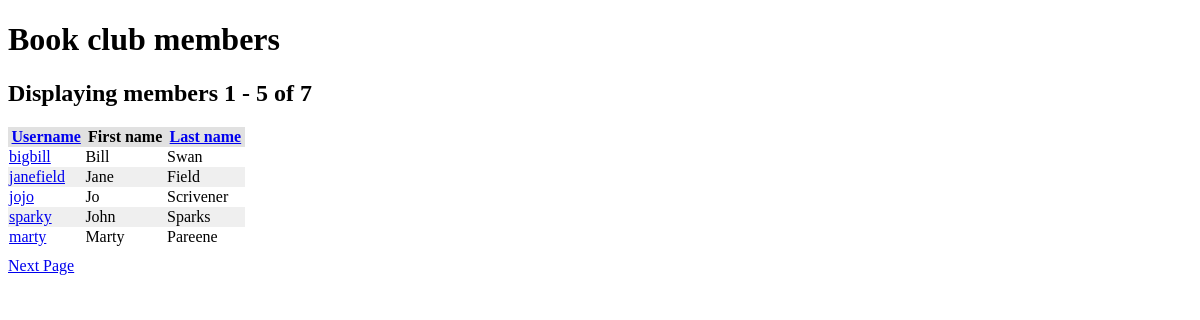
Page /view_members.php?order=first_name on the committed database.
### tables this page shows
CREATE TABLE members (
 id SMALLINT UNSIGNED NOT NULL AUTO_INCREMENT,
 username VARCHAR(30) BINARY NOT NULL UNIQUE,
 password CHAR(41) NOT NULL,
 first_name VARCHAR(30) NOT NULL,
 last_name VARCHAR(30) NOT NULL,
 join_date DATE NOT NULL,
 gender ENUM( 'm', 'f' ) NOT NULL,
 favorite_genre ENUM( 'crime', 'horror', 'thriller', 'romance', 'sciFi', 
'adventure', 'nonFiction' ) NOT NULL,
 email_address VARCHAR(50) NOT NULL UNIQUE,
 other_interests TEXT NOT NULL,
 PRIMARY KEY (id)
);

### Member.class.php (called while the page is built, shortened)
<?php
require_once('DataObject.class.php');
class Member extends DataObject {
    public static function getMembers( $start_row, $num_rows, $order ) {
        $conn = parent::connect();
        $sql = "SELECT SQL_CALC_FOUND_ROWS * FROM " . TB_MEMBERS . " ORDER BY $order LIMIT :start_row, :num_rows";
        try {
            $statement = $conn->prepare( $sql );
            $statement->bindValue( ':start_row', $start_row, PDO::PARAM_INT );
            $statement->bindValue( ':num_rows', $num_rows, PDO::PARAM_INT );
            $statement->execute();
            $members = array();
            foreach( $statement->fetchAll() as $row ) {
                $members[] = new Member( $row );
            }
            $statement = $conn->query( 'SELECT found_rows() AS totalRows' );
            $row = $statement->fetch();
            return array( $members, $row['totalRows'] );
        } catch ( PDOException $e ) {
            parent::disconnect( $conn );
            die( 'Query failed: ' . $e->getMessage() );
        }
    }
}

### DataObject.class.php (called while the page is built, shortened)
<?php
abstract class DataObject {
    protected $data = array();
    public function __construct( $data ) {
        foreach( $data as $key => $val )
            if( array_key_exists( $key, $this->data ) ) $this->data[$key] = $val;
    }
    public function getValue( $field ) {
        if( array_key_exists( $field, $this->data ) )
            return $this->data[ $field ];
        else
            die( 'Field not found' );
    }
    public function getValueEncoded( $field ) {
        return htmlspecialchars( $this->getValue( $field ) );
    }
}

### view_members.php (the view, shortened to what this page needs)
<?php
require_once( 'common.inc.php' );
require_once( 'Member.class.php' );
$start = isset( $_GET['start'] ) ? (int)$_GET['start'] : 0;
$order = isset( $_GET['order'] ) ? preg_replace( '/[^_a-zA-z]/', '', $_GET['order'] ) : 'username';
list( $members, $total_rows ) = Member::getMembers( $start, ROW_OF_MEMBERS, $order );
?>
<h2>Displaying members <?php echo $start + 1 ?> - <?php echo min( $start + ROW_OF_MEMBERS, $total_rows) ?> of <?php echo $total_rows ?> </h2>
<table>
    <thead>
        <tr>
            <th>
                <?php if( $order == 'username' ) : ?>
                    Username
                <?php else : ?>
                    <a href="view_members.php?order=username" >Username</a>
                <?php endif; ?>
            </th>
            <th>
                <?php if( $order == 'first_name' ) : ?>
                    First name
                <?php else : ?>
                    <a href="view_members.php?order=first_name" >First name</a>
                <?php endif; ?>
            </th>
            <th>
                <?php if( $order == 'last_name' ) : ?>
                    Last name
                <?php else : ?>
                    <a href="view_members.php?order=last_name" >Last name</a>
                <?php endif; ?>
            </th>
        </tr>
    </thead>
    <tbody>
        <?php foreach( $members as $member ) : ?>
            <tr>
                <td>
                    <a href="view_member.php?member_id=<?php echo $member->getValueEncoded("id") ?>"><?php echo $member->getValueEncoded("username") ?></a>
                </td>
                <td><?php echo $member->getValueEncoded("first_name") ?></td>
                <td><?php echo $member->getValueEncoded("last_name") ?></td>
            </tr>
        <?php endforeach; ?>
    </tbody>
</table>
<div class="table-nav">
    <?php if( $start + ROW_OF_MEMBERS < $total_rows ) : ?>
        <a href="view_members.php?start=<?php echo min($start + ROW_OF_MEMBERS, $total_rows) . '&amp;order=' . $order ?>">Next Page</a>
    <?php endif; ?>
</div>

### common.css (style rules this page uses)
table { border-collapse: collapse; width: 20%; }
table thead { background-color: #e1e1e1; }
table tr:nth-child(even) { background-color: #efefef; }
.table-nav { margin-top: 10px; }

### rows in the picture
members: username "bigbill", first_name "Bill", last_name "Swan"
members: username "janefield", first_name "Jane", last_name "Field"
members: username "jojo", first_name "Jo", last_name "Scrivener"
members: username "sparky", first_name "John", last_name "Sparks"
members: username "marty", first_name "Marty", last_name "Pareene"

### other values in the picture
$page_title "Book club members"
$start + 1 "1"
min( $start + ROW_OF_MEMBERS, $total_rows) "5"
$total_rows "7"
